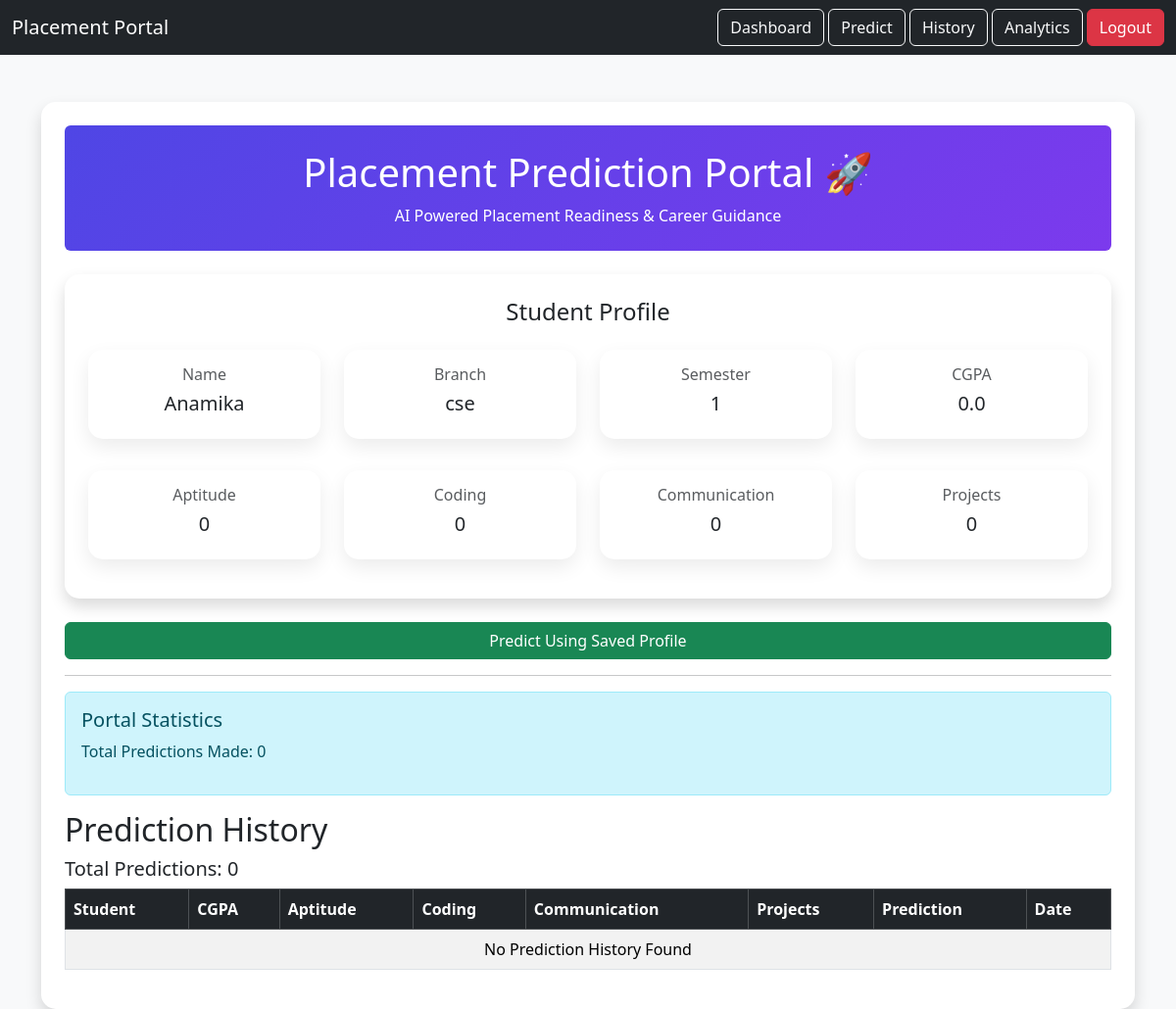
The app's page /predict/ (signed in) with its own data.
### students/models.py (models this page shows, shortened)
class Student(models.Model):
    user = models.OneToOneField(
        User,
        on_delete=models.CASCADE,
        null=True,
        blank=True
    )
    name = models.CharField(max_length=100)
    email = models.EmailField(unique=True)
    branch = models.CharField(max_length=50, blank=True)
    semester = models.IntegerField(default=0)
    cgpa = models.FloatField(default=0)
    aptitude = models.IntegerField(default=0)
    coding = models.IntegerField(default=0)
    communication = models.IntegerField(default=0)
    projects = models.IntegerField(default=0)

### students/views.py (the view, shortened to what this page needs)
# urls.py: path('predict/', views.predict, name='predict'),
def predict(request):
    student = Student.objects.filter(
        user=request.user
    ).first()
    result_text = None
    guidance = None
    readiness_score = None
    placement_probability = None
    history = PredictionHistory.objects.filter(
        student=student
    ).order_by(
        '-created_at'
    )
    return render(
        request,
        'predict.html',
        {
            'student': student,
            'result': result_text,
            'history': history,
            'guidance': guidance,
            'readiness_score': readiness_score,
            'placement_probability': placement_probability,
        }
    )

### templates/predict.html (shortened to what this page needs)
<!DOCTYPE html>
<html>
<head>
    <link href="https://cdn.jsdelivr.net/npm/bootstrap@5.3.3/dist/css/bootstrap.min.css"
          rel="stylesheet">
</head>
<body class="bg-light">
<nav class="navbar navbar-dark bg-dark mb-4">
    <div class="container-fluid">
        <a class="navbar-brand" href="/dashboard/">
            Placement Portal
        </a>
        <div>
            <a href="/dashboard/" class="btn btn-outline-light">
                Dashboard
            </a>
            <a href="/predict/" class="btn btn-outline-light">
                Predict
            </a>
            <a href="/history/" class="btn btn-outline-light">
                History
            </a>
            <a href="/analytics/" class="btn btn-outline-light">
                Analytics
            </a>
            <a href="/logout/" class="btn btn-danger">
                Logout
            </a>
        </div>
    </div>
</nav>
<div class="container mt-5">
    <div class="card shadow p-4">
        <div class="text-center mb-4 p-4 rounded"
     style="background:linear-gradient(135deg,#4f46e5,#7c3aed);color:white;">
    <h1>
        Placement Prediction Portal 🚀
    </h1>
    <p class="mb-0">
        AI Powered Placement Readiness & Career Guidance
    </p>
</div>
       <div class="card shadow p-4 mb-4">
    <h4 class="text-center mb-4">
        Student Profile
    </h4>
    <div class="row text-center">
        <div class="col-md-3 mb-3">
            <div class="card profile-card p-3">
                <h6 class="text-muted">
                    Name
                </h6>
                <h5>
                    {{ student.name }}
                </h5>
            </div>
        </div>
        <div class="col-md-3 mb-3">
            <div class="card profile-card p-3">
                <h6 class="text-muted">
                    Branch
                </h6>
                <h5>
                    {{ student.branch }}
                </h5>
            </div>
        </div>
        <div class="col-md-3 mb-3">
            <div class="card profile-card p-3">
                <h6 class="text-muted">
                    Semester
                </h6>
                <h5>
                    {{ student.semester }}
                </h5>
            </div>
        </div>
        <div class="col-md-3 mb-3">
            <div class="card profile-card p-3">
                <h6 class="text-muted">
                    CGPA
                </h6>
                <h5>
                    {{ student.cgpa }}
                </h5>
            </div>
        </div>
    </div>
    <div class="row text-center mt-3">
        <div class="col-md-3 mb-3">
            <div class="card profile-card p-3">
                <h6 class="text-muted">
                    Aptitude
                </h6>
                <h5>
                    {{ student.aptitude }}
                </h5>
            </div>
        </div>
        <div class="col-md-3 mb-3">
            <div class="card profile-card p-3">
                <h6 class="text-muted">
                    Coding
                </h6>
                <h5>
                    {{ student.coding }}
                </h5>
            </div>
        </div>
        <div class="col-md-3 mb-3">
            <div class="card profile-card p-3">
                <h6 class="text-muted">
                    Communication
                </h6>
                <h5>
                    {{ student.communication }}
                </h5>
            </div>
        </div>
        <div class="col-md-3 mb-3">
            <div class="card profile-card p-3">
                <h6 class="text-muted">
                    Projects
                </h6>
                <h5>
                    {{ student.projects }}
                </h5>
            </div>
        </div>
    </div>
</div>
        <form method="post">
            <button type="submit"
                    class="btn btn-success w-100">
                Predict Using Saved Profile
            </button>
        </form>
        <hr>
        <div class="alert alert-info">
            <h5>
                Portal Statistics
            </h5>
            <p>
                Total Predictions Made:
                {{ history|length }}
            </p>
        </div>
        <h2>
            Prediction History
        </h2>
        <h5>
            Total Predictions:
            {{ history|length }}
        </h5>
        <table class="table table-bordered table-striped">
            <thead class="table-dark">
                <tr>
                    <th>Student</th>
                    <th>CGPA</th>
                    <th>Aptitude</th>
                    <th>Coding</th>
                    <th>Communication</th>
                    <th>Projects</th>
                    <th>Prediction</th>
                    <th>Date</th>
                </tr>
            </thead>
            <tbody>
                {% for item in history %}
                <tr>
                    <td>{{ item.student.name }}</td>
                    <td>{{ item.cgpa }}</td>
                    <td>{{ item.aptitude }}</td>
                    <td>{{ item.coding }}</td>
                    <td>{{ item.communication }}</td>
                    <td>{{ item.projects }}</td>
                    <td>
                        {% if item.prediction == "Placed" %}
                        <span class="badge bg-success">
                            Placed
                        </span>
                        {% else %}
                        <span class="badge bg-danger">
                            Not Placed
                        </span>
                        {% endif %}
                    </td>
                    <td>{{ item.created_at }}</td>
                </tr>
                {% empty %}
                <tr>
                    <td colspan="8" class="text-center">
                        No Prediction History Found
                    </td>
                </tr>
                {% endfor %}
            </tbody>
        </table>
    </div>
</div>
</body>
</html>

### templates/predict.html (style rules this page uses)
body { background:#f5f7fb; }
.card { border:none; border-radius:15px; }
.profile-card { box-shadow:0 8px 20px rgba(0,0,0,0.08); }

### records on screen
Student: name "Anamika", branch "cse", semester "1", cgpa "0.0", aptitude "0", coding "0", communication "0", projects "0"

### other values on screen
{{ history|length }} "0"
